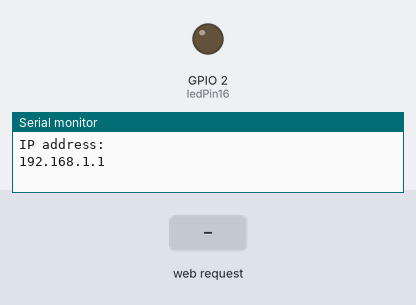
The program below on a simulated ESP32. Parts: output pins drawn as LEDs (lit = HIGH), the last lines printed to the serial monitor. Inputs (shaded band) come from the test bench.

Above: at 1.2 s.
1.3 s: HTTP request GET /16/on received
At 2.5 s:
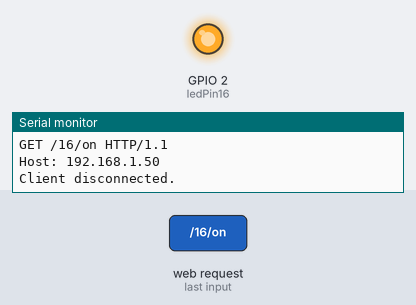
2.8 s: HTTP request GET /16/off received
At 3.9 s:
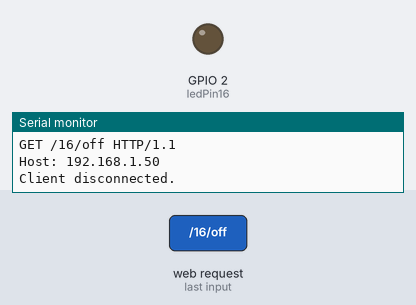
Timing chart, 0 to 5.8 s (numbered marks = the images above; inputs shaded):
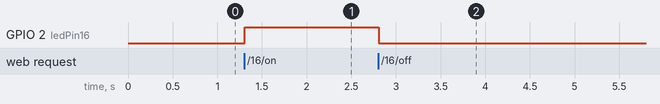

Measured:
- after the input at 1.3 s, GPIO 2 (ledPin16): LOW → HIGH at once
- after the input at 2.8 s, GPIO 2 (ledPin16): HIGH → LOW at once

The program:

main.cpp
```cpp
#include <Arduino.h>
#include <WiFi.h>

const char* ssid = "EspRc";
const char* password = "abhiram02";

WiFiServer server(80);

IPAddress local_ip(192, 168, 1, 1);    // Set the static IP
IPAddress gateway(192, 168, 1, 1);     // Set the gateway (usually same as local_ip)
IPAddress subnet(255, 255, 255, 0);

// Variable to store the HTTP request
String header;

//variables to store the current LED states
String statePin16 = "off";

const int ledPin16 = 2;
// Current time
unsigned long currentTime = millis();
// Previous time
unsigned long previousTime = 0;
// Define timeout time in milliseconds
const long timeoutTime = 2000;

void setup() {
  Serial.begin(9600);

  pinMode(ledPin16, OUTPUT);
  digitalWrite(ledPin16, 0);

  WiFi.softAPConfig(local_ip, gateway, subnet);
  WiFi.softAP(ssid,password);

  // Print IP address and start web server
  Serial.println("");
  Serial.println("IP address: ");
  Serial.println(WiFi.softAPIP());
  server.begin();
}

void loop() {
  WiFiClient client = server.available();   // Listen for incoming clients

  if (client) {                             // If a new client connects,
    currentTime = millis();
    previousTime = currentTime;
    Serial.println("New Client.");          // print a message out in the serial port
    String currentLine = "";                // make a String to hold incoming data from the client

    while (client.connected() && currentTime - previousTime <= timeoutTime) {
      // loop while the client's connected
      currentTime = millis();
      if (client.available()) {             // if there's bytes to read from the client,
        char c = client.read();             // read a byte, then
        Serial.write(c);                    // print it out the serial monitor
        header += c;
        if (c == '\n') {                    // if the byte is a newline character
          // if the current line is blank, you got two newline characters in a row.
          // that's the end of the client HTTP request, so send a response:
          if (currentLine.length() == 0) {
            // HTTP headers always start with a response code (e.g. HTTP/1.1 200 OK)
            // and a content-type so the client knows what's coming, then a blank line:
            client.println("HTTP/1.1 200 OK");
            client.println("Content-type:text/html");
            client.println("Connection: close");
            client.println();

            // turns the GPIOs on and off
            if (header.indexOf("GET /16/on") >= 0) {
              statePin16 = "on";
              digitalWrite(ledPin16, HIGH);               // turns the LED on
            } else if (header.indexOf("GET /16/off") >= 0) {
              statePin16 = "off";
              digitalWrite(ledPin16, LOW);                //turns the LED off
            }


            // Display the HTML web page
            client.println("<!DOCTYPE html><html>");
            client.println("<head><meta name=\"viewport\" content=\"width=device-width, initial-scale=1\">");
            client.println("<link rel=\"icon\" href=\"data:,\">");
            // CSS to style the on/off buttons
            client.println("<style>html { font-family: monospace; display: inline-block; margin: 0px auto; text-align: center;}");
            client.println(".button { background-color: yellowgreen; border: none; color: white; padding: 16px 40px;");
            client.println("text-decoration: none; font-size: 32px; margin: 2px; cursor: pointer;}");
            client.println(".button2 {background-color: gray;}</style></head>");

            client.println("<body><h1>ESP32 Web Server</h1>");
            client.println("<p>Control LED State</p>");

            if (statePin16 == "off") {
              client.println("<p><a href=\"/16/on\"><button class=\"button\">ON</button></a></p>");
            } else {
              client.println("<p><a href=\"/16/off\"><button class=\"button button2\">OFF</button></a></p>");
            }
            client.println("</body></html>");

            // The HTTP response ends with another blank line
            client.println();
            // Break out of the while loop
            break;
          } else { // if you got a newline, then clear currentLine
            currentLine = "";
          }
        } else if (c != '\r') {  // if you got anything else but a carriage return character,
          currentLine += c;      // add it to the end of the currentLine
        }
      }
    }
    // Clear the header variable
    header = "";
    // Close the connection
    client.stop();
    Serial.println("Client disconnected.");
    Serial.println("");
  }
}
```
